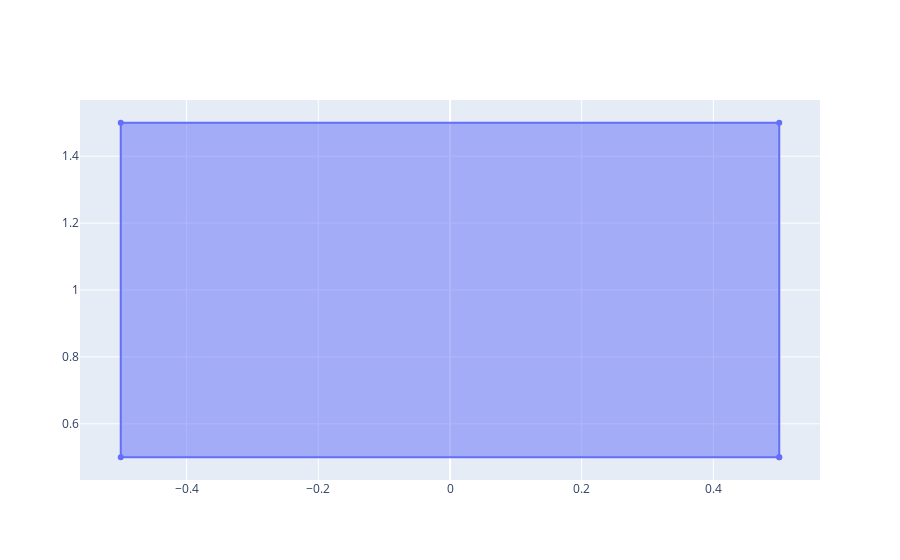

Here is the notebook cell this chart was saved with:
### Code cell
plot(sim, z=0)
fig.show()

### Figure 1 — Plotly figure (JSON) as saved in the notebook; plotly's stock layout.template omitted (floating-point values rounded to 4 significant figures)
{"data": [{"fill": "toself", "type": "scatter", "x": [0.5, 0.5, -0.5, -0.5, 0.5], "y": [0.5, 1.5, 1.5, 0.5, 0.5]}], "layout": {}}
